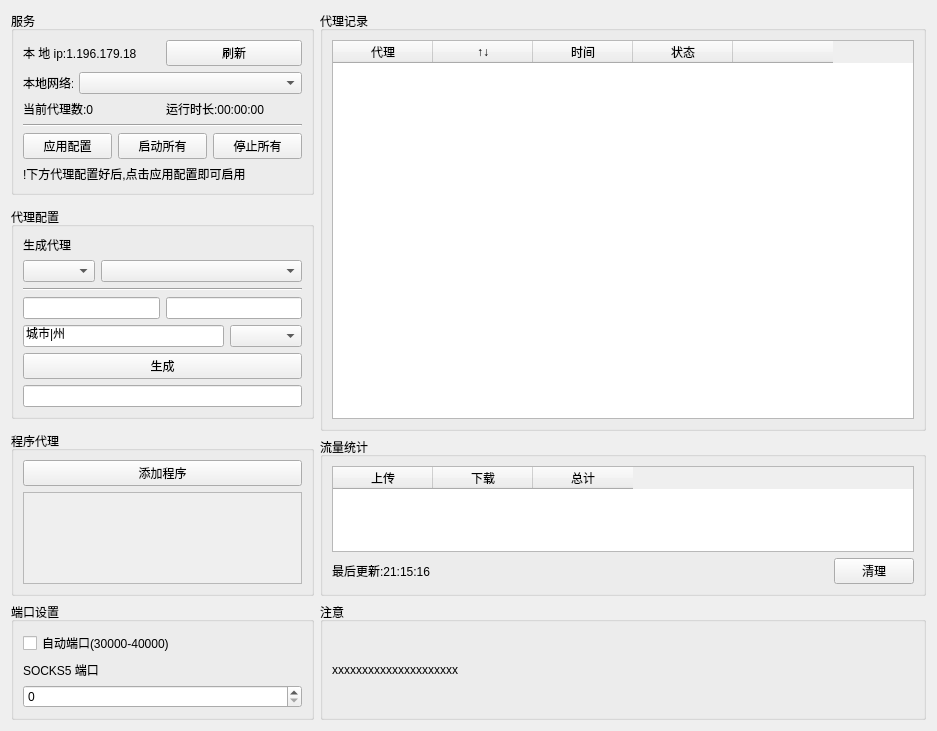
<?xml version="1.0" encoding="UTF-8"?>
<ui version="4.0">
 <class>Form</class>
 <widget class="QWidget" name="Form">
  <property name="geometry">
   <rect>
    <x>0</x>
    <y>0</y>
    <width>937</width>
    <height>731</height>
   </rect>
  </property>
  <property name="windowTitle">
   <string>Form</string>
  </property>
  <layout class="QGridLayout" name="gridLayout">
   <item row="2" column="0">
    <widget class="QGroupBox" name="groupBox_4">
     <property name="maximumSize">
      <size>
       <width>16777215</width>
       <height>16777215</height>
      </size>
     </property>
     <property name="title">
      <string>代理配置</string>
     </property>
     <layout class="QVBoxLayout" name="verticalLayout_6">
      <item>
       <widget class="QLabel" name="label_6">
        <property name="text">
         <string>生成代理</string>
        </property>
       </widget>
      </item>
      <item>
       <layout class="QGridLayout" name="gridLayout_9">
        <item row="0" column="0">
         <widget class="QComboBox" name="comboBox_proxy_scheme_5">
          <property name="sizePolicy">
           <sizepolicy hsizetype="Maximum" vsizetype="Fixed">
            <horstretch>0</horstretch>
            <verstretch>0</verstretch>
           </sizepolicy>
          </property>
         </widget>
        </item>
        <item row="0" column="1">
         <widget class="QComboBox" name="comboBox_proxy_platform_5"/>
        </item>
        <item row="1" column="0" colspan="2">
         <widget class="Line" name="line_8">
          <property name="sizePolicy">
           <sizepolicy hsizetype="Preferred" vsizetype="Fixed">
            <horstretch>0</horstretch>
            <verstretch>0</verstretch>
           </sizepolicy>
          </property>
          <property name="orientation">
           <enum>Qt::Horizontal</enum>
          </property>
         </widget>
        </item>
       </layout>
      </item>
      <item>
       <layout class="QHBoxLayout" name="horizontalLayout_12">
        <item>
         <widget class="QLineEdit" name="lineEdit_username_5">
          <property name="sizePolicy">
           <sizepolicy hsizetype="Preferred" vsizetype="Fixed">
            <horstretch>0</horstretch>
            <verstretch>0</verstretch>
           </sizepolicy>
          </property>
         </widget>
        </item>
        <item>
         <widget class="QLineEdit" name="lineEdit_password_5">
          <property name="sizePolicy">
           <sizepolicy hsizetype="Preferred" vsizetype="Fixed">
            <horstretch>0</horstretch>
            <verstretch>0</verstretch>
           </sizepolicy>
          </property>
         </widget>
        </item>
       </layout>
      </item>
      <item>
       <layout class="QHBoxLayout" name="horizontalLayout_13">
        <item>
         <widget class="QLineEdit" name="lineEdit_state_city_4">
          <property name="sizePolicy">
           <sizepolicy hsizetype="Preferred" vsizetype="Fixed">
            <horstretch>0</horstretch>
            <verstretch>0</verstretch>
           </sizepolicy>
          </property>
          <property name="text">
           <string>城市|州</string>
          </property>
         </widget>
        </item>
        <item>
         <widget class="QComboBox" name="comboBox_select_country_4">
          <property name="sizePolicy">
           <sizepolicy hsizetype="Maximum" vsizetype="Fixed">
            <horstretch>0</horstretch>
            <verstretch>0</verstretch>
           </sizepolicy>
          </property>
         </widget>
        </item>
       </layout>
      </item>
      <item>
       <widget class="QPushButton" name="pushButton_proxy_generate">
        <property name="sizePolicy">
         <sizepolicy hsizetype="Preferred" vsizetype="Fixed">
          <horstretch>0</horstretch>
          <verstretch>0</verstretch>
         </sizepolicy>
        </property>
        <property name="text">
         <string>生成</string>
        </property>
       </widget>
      </item>
      <item>
       <widget class="QLineEdit" name="lineEdit_proxy_2">
        <property name="sizePolicy">
         <sizepolicy hsizetype="Preferred" vsizetype="Fixed">
          <horstretch>0</horstretch>
          <verstretch>0</verstretch>
         </sizepolicy>
        </property>
       </widget>
      </item>
     </layout>
    </widget>
   </item>
   <item row="0" column="0">
    <widget class="QGroupBox" name="groupBox_3">
     <property name="maximumSize">
      <size>
       <width>16777215</width>
       <height>16777215</height>
      </size>
     </property>
     <property name="title">
      <string>服务</string>
     </property>
     <layout class="QGridLayout" name="gridLayout_2">
      <item row="7" column="0" colspan="3">
       <spacer name="verticalSpacer_3">
        <property name="orientation">
         <enum>Qt::Vertical</enum>
        </property>
        <property name="sizeHint" stdset="0">
         <size>
          <width>20</width>
          <height>40</height>
         </size>
        </property>
       </spacer>
      </item>
      <item row="0" column="0" colspan="3">
       <layout class="QHBoxLayout" name="horizontalLayout_2">
        <item>
         <widget class="QLabel" name="label_local_network">
          <property name="text">
           <string>本 地 ip:1.196.179.18</string>
          </property>
         </widget>
        </item>
        <item>
         <widget class="QPushButton" name="pushButton_network_refresh">
          <property name="sizePolicy">
           <sizepolicy hsizetype="Preferred" vsizetype="Fixed">
            <horstretch>0</horstretch>
            <verstretch>0</verstretch>
           </sizepolicy>
          </property>
          <property name="text">
           <string>刷新</string>
          </property>
         </widget>
        </item>
       </layout>
      </item>
      <item row="5" column="1">
       <widget class="QPushButton" name="pushButton_start_all">
        <property name="sizePolicy">
         <sizepolicy hsizetype="Preferred" vsizetype="Fixed">
          <horstretch>0</horstretch>
          <verstretch>0</verstretch>
         </sizepolicy>
        </property>
        <property name="text">
         <string>启动所有</string>
        </property>
       </widget>
      </item>
      <item row="2" column="0" colspan="3">
       <layout class="QHBoxLayout" name="horizontalLayout_7">
        <item>
         <widget class="QLabel" name="label_10">
          <property name="text">
           <string>当前代理数:0</string>
          </property>
         </widget>
        </item>
        <item>
         <widget class="QLabel" name="label_7">
          <property name="text">
           <string>运行时长:00:00:00</string>
          </property>
         </widget>
        </item>
       </layout>
      </item>
      <item row="5" column="0">
       <widget class="QPushButton" name="pushButton_apply_config">
        <property name="sizePolicy">
         <sizepolicy hsizetype="Preferred" vsizetype="Fixed">
          <horstretch>0</horstretch>
          <verstretch>0</verstretch>
         </sizepolicy>
        </property>
        <property name="text">
         <string>应用配置</string>
        </property>
       </widget>
      </item>
      <item row="6" column="0" colspan="3">
       <widget class="QLabel" name="label_12">
        <property name="text">
         <string>!下方代理配置好后,点击应用配置即可启用</string>
        </property>
       </widget>
      </item>
      <item row="3" column="0" colspan="3">
       <widget class="Line" name="line_2">
        <property name="orientation">
         <enum>Qt::Horizontal</enum>
        </property>
       </widget>
      </item>
      <item row="5" column="2">
       <widget class="QPushButton" name="pushButton_stop_all">
        <property name="sizePolicy">
         <sizepolicy hsizetype="Preferred" vsizetype="Fixed">
          <horstretch>0</horstretch>
          <verstretch>0</verstretch>
         </sizepolicy>
        </property>
        <property name="text">
         <string>停止所有</string>
        </property>
       </widget>
      </item>
      <item row="1" column="0" colspan="3">
       <layout class="QHBoxLayout" name="horizontalLayout_3">
        <item>
         <widget class="QLabel" name="label_15">
          <property name="maximumSize">
           <size>
            <width>50</width>
            <height>16777215</height>
           </size>
          </property>
          <property name="text">
           <string>本地网络:</string>
          </property>
         </widget>
        </item>
        <item>
         <widget class="QComboBox" name="comboBox_localhost"/>
        </item>
       </layout>
      </item>
     </layout>
    </widget>
   </item>
   <item row="0" column="1" rowspan="8" colspan="2">
    <widget class="QGroupBox" name="groupBox">
     <property name="title">
      <string>代理记录</string>
     </property>
     <layout class="QVBoxLayout" name="verticalLayout_5">
      <item>
       <widget class="QTableWidget" name="tableWidget_proxy_log">
        <property name="maximumSize">
         <size>
          <width>16777215</width>
          <height>16777215</height>
         </size>
        </property>
        <column>
         <property name="text">
          <string>代理</string>
         </property>
         <property name="textAlignment">
          <set>AlignCenter</set>
         </property>
        </column>
        <column>
         <property name="text">
          <string>↑↓</string>
         </property>
         <property name="textAlignment">
          <set>AlignCenter</set>
         </property>
        </column>
        <column>
         <property name="text">
          <string>时间</string>
         </property>
         <property name="textAlignment">
          <set>AlignCenter</set>
         </property>
        </column>
        <column>
         <property name="text">
          <string>状态</string>
         </property>
         <property name="textAlignment">
          <set>AlignCenter</set>
         </property>
        </column>
        <column>
         <property name="text">
          <string/>
         </property>
         <property name="textAlignment">
          <set>AlignCenter</set>
         </property>
        </column>
       </widget>
      </item>
     </layout>
    </widget>
   </item>
   <item row="8" column="1" colspan="2">
    <widget class="QGroupBox" name="groupBox_2">
     <property name="maximumSize">
      <size>
       <width>16777215</width>
       <height>16777215</height>
      </size>
     </property>
     <property name="title">
      <string>流量统计</string>
     </property>
     <layout class="QGridLayout" name="gridLayout_3">
      <item row="1" column="0">
       <widget class="QLabel" name="label_13">
        <property name="text">
         <string>最后更新:21:15:16</string>
        </property>
       </widget>
      </item>
      <item row="0" column="0" colspan="3">
       <widget class="QTableWidget" name="tableWidget_network_flow">
        <property name="maximumSize">
         <size>
          <width>16777215</width>
          <height>150</height>
         </size>
        </property>
        <column>
         <property name="text">
          <string>上传</string>
         </property>
        </column>
        <column>
         <property name="text">
          <string>下载</string>
         </property>
        </column>
        <column>
         <property name="text">
          <string>总计</string>
         </property>
        </column>
       </widget>
      </item>
      <item row="1" column="1">
       <spacer name="horizontalSpacer">
        <property name="orientation">
         <enum>Qt::Horizontal</enum>
        </property>
        <property name="sizeHint" stdset="0">
         <size>
          <width>40</width>
          <height>20</height>
         </size>
        </property>
       </spacer>
      </item>
      <item row="1" column="2">
       <widget class="QPushButton" name="pushButton_4">
        <property name="text">
         <string>清理</string>
        </property>
       </widget>
      </item>
     </layout>
    </widget>
   </item>
   <item row="9" column="1" colspan="2">
    <widget class="QGroupBox" name="groupBox_6">
     <property name="title">
      <string>注意</string>
     </property>
     <layout class="QVBoxLayout" name="verticalLayout_2">
      <item>
       <widget class="QLabel" name="label_precautions">
        <property name="text">
         <string>xxxxxxxxxxxxxxxxxxxxx</string>
        </property>
       </widget>
      </item>
     </layout>
    </widget>
   </item>
   <item row="9" column="0">
    <widget class="QGroupBox" name="groupBox_5">
     <property name="maximumSize">
      <size>
       <width>16777215</width>
       <height>16777215</height>
      </size>
     </property>
     <property name="title">
      <string>端口设置</string>
     </property>
     <layout class="QVBoxLayout" name="verticalLayout_4">
      <item>
       <widget class="QCheckBox" name="checkBox_auto_select_port">
        <property name="sizePolicy">
         <sizepolicy hsizetype="Preferred" vsizetype="Fixed">
          <horstretch>0</horstretch>
          <verstretch>0</verstretch>
         </sizepolicy>
        </property>
        <property name="text">
         <string>自动端口(30000-40000)</string>
        </property>
       </widget>
      </item>
      <item>
       <widget class="QLabel" name="label_8">
        <property name="text">
         <string>SOCKS5 端口</string>
        </property>
       </widget>
      </item>
      <item>
       <widget class="QSpinBox" name="spinBox_socks5_port">
        <property name="sizePolicy">
         <sizepolicy hsizetype="Preferred" vsizetype="Fixed">
          <horstretch>0</horstretch>
          <verstretch>0</verstretch>
         </sizepolicy>
        </property>
        <property name="maximum">
         <number>100000</number>
        </property>
       </widget>
      </item>
      <item>
       <spacer name="verticalSpacer_4">
        <property name="orientation">
         <enum>Qt::Vertical</enum>
        </property>
        <property name="sizeHint" stdset="0">
         <size>
          <width>20</width>
          <height>40</height>
         </size>
        </property>
       </spacer>
      </item>
     </layout>
    </widget>
   </item>
   <item row="4" column="0" rowspan="5">
    <widget class="QGroupBox" name="groupBox_7">
     <property name="title">
      <string>程序代理</string>
     </property>
     <layout class="QVBoxLayout" name="verticalLayout_8">
      <item>
       <layout class="QVBoxLayout" name="verticalLayout_7">
        <item>
         <widget class="QPushButton" name="pushButton_add_exe">
          <property name="sizePolicy">
           <sizepolicy hsizetype="Preferred" vsizetype="Fixed">
            <horstretch>0</horstretch>
            <verstretch>0</verstretch>
           </sizepolicy>
          </property>
          <property name="text">
           <string>添加程序</string>
          </property>
         </widget>
        </item>
        <item>
         <widget class="QScrollArea" name="scrollArea_exe_preview">
          <property name="sizePolicy">
           <sizepolicy hsizetype="Preferred" vsizetype="Preferred">
            <horstretch>0</horstretch>
            <verstretch>0</verstretch>
           </sizepolicy>
          </property>
          <property name="maximumSize">
           <size>
            <width>16777215</width>
            <height>16777215</height>
           </size>
          </property>
          <property name="widgetResizable">
           <bool>true</bool>
          </property>
          <widget class="QWidget" name="scrollAreaWidgetContents">
           <property name="geometry">
            <rect>
             <x>0</x>
             <y>0</y>
             <width>280</width>
             <height>133</height>
            </rect>
           </property>
           <layout class="QGridLayout" name="gridLayout_6"/>
          </widget>
         </widget>
        </item>
       </layout>
      </item>
     </layout>
    </widget>
   </item>
  </layout>
 </widget>
 <resources/>
 <connections/>
</ui>
